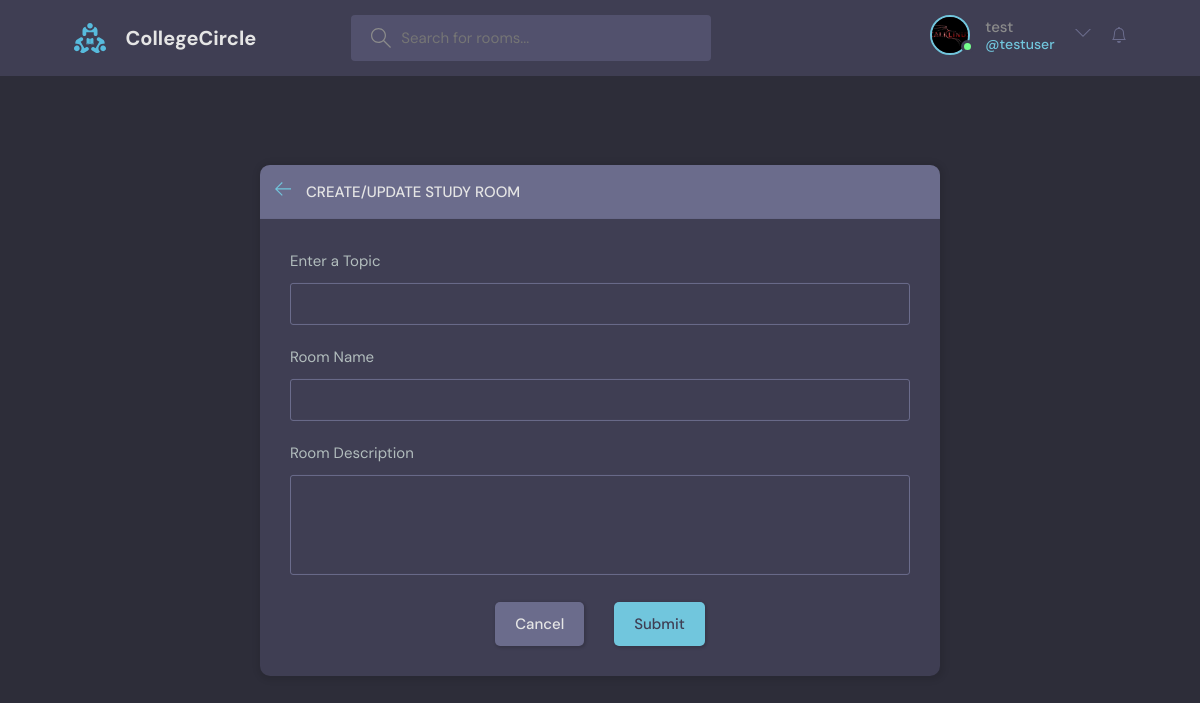
/create-room/ (signed in), run on the app's committed database.
### base/models.py (models this page shows)
class User(AbstractUser):
    name = models.CharField(max_length=200, null=True)
    email = models.EmailField(unique=True, null=True)
    bio = models.TextField(null=True)
    notification_count = models.PositiveIntegerField(default=0)
    avatar = models.ImageField(null=True, default="avatar.svg", upload_to="images/")
    USERNAME_FIELD = 'email'
    REQUIRED_FIELDS = []
    ROLE_CHOICES = [
        ('owner', 'Room Owner'),
        ('admin', 'Room Administrator'),
        ('moderator', 'Room Moderator'),
        ('participant', 'Room Participant'),
    ]
    role = models.CharField(max_length=20, choices=ROLE_CHOICES, default='participant')

### base/views.py (the view, shortened to what this page needs)
# urls.py: path('create-room/', views.createRoom, name="create-room"),
@login_required(login_url='login')
def createRoom(request):
    form = RoomForm()
    topics = Topic.objects.all()
    context = {'form': form, 'topics': topics}
    return render(request, 'base/room_form.html', context)

### base/forms.py
class RoomForm(ModelForm):
    class Meta:
        model = Room
        fields = '__all__'
        exclude = ['host', 'participants']

### base/templates/base/room_form.html (shortened to what this page needs)
{% extends 'main.html' %} {% block content %}
<main class="create-room layout">
  <div class="container">
    <div class="layout__box">
      <div class="layout__boxHeader">
        <div class="layout__boxTitle">
          <a href="{{request.META.HTTP_REFERER}}">
            <svg
              version="1.1"
              xmlns="http://www.w3.org/2000/svg"
              width="32"
              height="32"
              viewBox="0 0 32 32"
            >
              <title>arrow-left</title>
              <path
                d="M13.723 2.286l-13.723 13.714 13.719 13.714 1.616-1.611-10.96-10.96h27.625v-2.286h-27.625l10.965-10.965-1.616-1.607z"
              ></path>
            </svg>
          </a>
          <h3>Create/Update Study Room</h3>
        </div>
      </div>
      <div class="layout__body">
        <form class="form" action="" method="POST">
          <div class="form__group">
            <label for="room_topic">Enter a Topic</label>
            <input
              required
              type="text"
              value="{{room.topic.name}}"
              name="topic"
              list="topic-list"
            />
          </div>
          <div class="form__group">
            <label for="room_name">Room Name</label>
            {{form.name}}
          </div>
          <div class="form__group">
            <label for="room_description">Room Description</label>
            {{form.description}}
          </div>
          <div class="form__action">
            <a class="btn btn--dark" href="{% url 'home' %}"
              >Cancel</a
            >
            <button class="btn btn--main" type="submit">Submit</button>
          </div>
        </form>
      </div>
    </div>
  </div>
</main>
{% endblock %}

### templates/navbar.html (shortened to what this page needs)
{% load static %}
<header class="header header--loggedIn">
    <div class="container">
      <a href="{% url 'home' %}" class="header__logo">
        <img src="{% static 'images/logo.svg' %}" />
        <h1>CollegeCircle</h1>
      </a>
      <form class="header__search" method="GET" action="{% url 'home' %}">
        <label>
          <input name="q" placeholder="Search for rooms..." />
        </label>
      </form>
      <nav class="header__menu">
        {% if request.user.is_authenticated %}
        <div class="header__user">
          <a href="{% url 'update-user' %}">
            <div class="avatar avatar--medium active">
              <img src="{{request.user.avatar.url}}" />
            </div>
            <p>{{request.user.name}}<span>@{{request.user.username}}</span></p>
          </a>
          <button class="dropdown-button">
            <svg version="1.1" xmlns="http://www.w3.org/2000/svg" width="32" height="32" viewBox="0 0 32 32">
              <title>chevron-down</title>
              <path d="M16 21l-13-13h-3l16 16 16-16h-3l-13 13z"></path>
            </svg>
          </button>
            <div class="notification-bell">
              <a href="{% url 'notifications' %}">
              </a>
            </div>
        </div>
        {% else %}
        <a href="{% url 'login' %}">
          <img src="{% static 'images/avatar.svg' %}" />
          <p>Login</p>
        </a>
        {% endif %}
      </nav>
    </div>
  </header>

### data on the page
User: user.avatar (picture), user.name "test", user.username "testuser"
